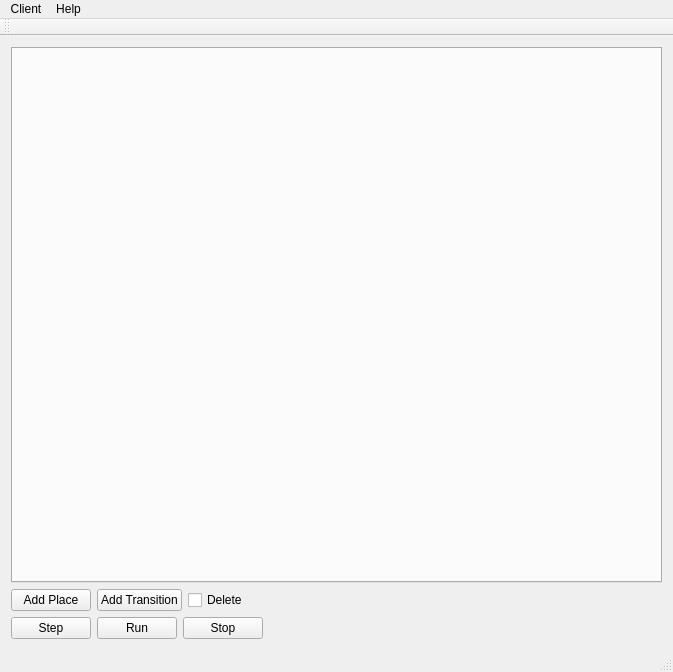
<?xml version="1.0" encoding="UTF-8"?>
<ui version="4.0">
 <class>MainWindow</class>
 <widget class="QMainWindow" name="MainWindow">
  <property name="geometry">
   <rect>
    <x>0</x>
    <y>0</y>
    <width>673</width>
    <height>672</height>
   </rect>
  </property>
  <property name="windowTitle">
   <string>Petri net client</string>
  </property>
  <property name="statusTip">
   <string/>
  </property>
  <widget class="QWidget" name="centralWidget">
   <layout class="QGridLayout" name="gridLayout">
    <item row="0" column="0">
     <widget class="QTabWidget" name="tabWidget">
      <property name="currentIndex">
       <number>-1</number>
      </property>
     </widget>
    </item>
    <item row="4" column="0" rowspan="2">
     <layout class="QHBoxLayout" name="horizontalLayout">
      <item>
       <widget class="QPushButton" name="pushButton">
        <property name="enabled">
         <bool>true</bool>
        </property>
        <property name="text">
         <string>Add Place</string>
        </property>
       </widget>
      </item>
      <item>
       <widget class="QPushButton" name="pushButtonRect">
        <property name="text">
         <string>Add Transition</string>
        </property>
       </widget>
      </item>
      <item>
       <widget class="QCheckBox" name="deleter">
        <property name="text">
         <string>Delete</string>
        </property>
        <property name="checked">
         <bool>false</bool>
        </property>
       </widget>
      </item>
      <item>
       <spacer name="horizontalSpacer">
        <property name="orientation">
         <enum>Qt::Horizontal</enum>
        </property>
        <property name="sizeHint" stdset="0">
         <size>
          <width>40</width>
          <height>20</height>
         </size>
        </property>
       </spacer>
      </item>
     </layout>
    </item>
    <item row="7" column="0" rowspan="2">
     <layout class="QHBoxLayout" name="horizontalLayout_2">
      <item>
       <widget class="QPushButton" name="stepButton">
        <property name="text">
         <string>Step</string>
        </property>
       </widget>
      </item>
      <item>
       <widget class="QPushButton" name="runButton">
        <property name="text">
         <string>Run</string>
        </property>
       </widget>
      </item>
      <item>
       <widget class="QPushButton" name="stopButton">
        <property name="text">
         <string>Stop</string>
        </property>
       </widget>
      </item>
      <item>
       <spacer name="horizontalSpacer_2">
        <property name="orientation">
         <enum>Qt::Horizontal</enum>
        </property>
        <property name="sizeHint" stdset="0">
         <size>
          <width>40</width>
          <height>20</height>
         </size>
        </property>
       </spacer>
      </item>
     </layout>
    </item>
   </layout>
  </widget>
  <widget class="QMenuBar" name="menuBar">
   <property name="geometry">
    <rect>
     <x>0</x>
     <y>0</y>
     <width>673</width>
     <height>20</height>
    </rect>
   </property>
   <widget class="QMenu" name="menuFile">
    <property name="title">
     <string>Client</string>
    </property>
    <addaction name="actionConnect_to_server"/>
    <addaction name="actionNew_Simulation"/>
    <addaction name="actionLoad_Simulation"/>
    <addaction name="actionSave_Simulation"/>
    <addaction name="actionExit"/>
   </widget>
   <widget class="QMenu" name="menuHelp">
    <property name="title">
     <string>Help</string>
    </property>
    <addaction name="actionAbout"/>
   </widget>
   <addaction name="menuFile"/>
   <addaction name="menuHelp"/>
  </widget>
  <widget class="QToolBar" name="mainToolBar">
   <attribute name="toolBarArea">
    <enum>TopToolBarArea</enum>
   </attribute>
   <attribute name="toolBarBreak">
    <bool>false</bool>
   </attribute>
  </widget>
  <widget class="QStatusBar" name="statusBar"/>
  <action name="actionConnection">
   <property name="text">
    <string>Connection</string>
   </property>
  </action>
  <action name="actionConnect_to_server">
   <property name="text">
    <string>Connect to server</string>
   </property>
  </action>
  <action name="actionStep">
   <property name="text">
    <string>Step</string>
   </property>
  </action>
  <action name="actionRun">
   <property name="text">
    <string>Run</string>
   </property>
  </action>
  <action name="actionHurr_Durr">
   <property name="text">
    <string>Hurr Durr</string>
   </property>
  </action>
  <action name="actionAbout">
   <property name="text">
    <string>About</string>
   </property>
  </action>
  <action name="actionStop">
   <property name="text">
    <string>Stop</string>
   </property>
  </action>
  <action name="actionSave">
   <property name="text">
    <string>Save</string>
   </property>
  </action>
  <action name="actionLoad">
   <property name="text">
    <string>Load</string>
   </property>
  </action>
  <action name="actionExit">
   <property name="text">
    <string>Exit</string>
   </property>
  </action>
  <action name="actionNew_Simulation">
   <property name="text">
    <string>New Simulation</string>
   </property>
  </action>
  <action name="actionLoad_Simulation">
   <property name="text">
    <string>Load Simulation</string>
   </property>
  </action>
  <action name="actionSave_Simulation">
   <property name="text">
    <string>Save Simulation</string>
   </property>
  </action>
 </widget>
 <layoutdefault spacing="6" margin="11"/>
 <resources/>
 <connections>
  <connection>
   <sender>actionExit</sender>
   <signal>activated()</signal>
   <receiver>MainWindow</receiver>
   <slot>close()</slot>
   <hints>
    <hint type="sourcelabel">
     <x>-1</x>
     <y>-1</y>
    </hint>
    <hint type="destinationlabel">
     <x>356</x>
     <y>212</y>
    </hint>
   </hints>
  </connection>
 </connections>
</ui>
